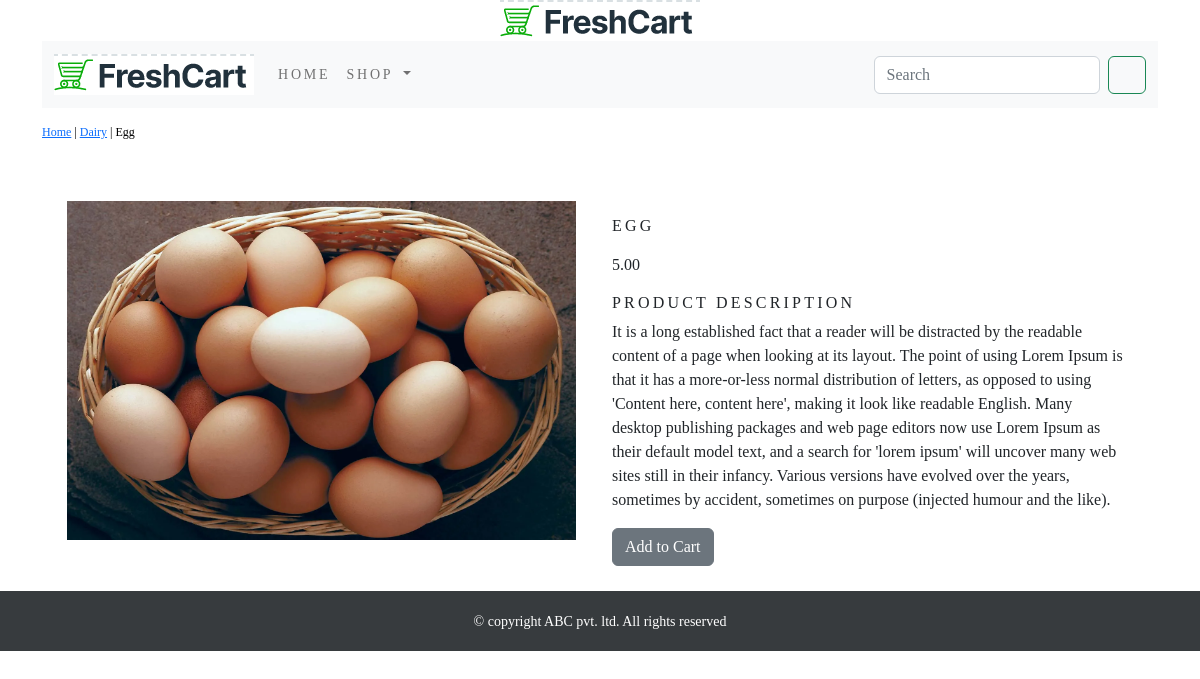
Page /dairy/egg/ on the committed database.
### shop/models.py (models this page shows, shortened)
class BaseModel(models.Model):
    id = models.UUIDField(primary_key=True, default=uuid.uuid4, editable=False)
    creator = models.ForeignKey("auth.User", blank=True,
                                related_name="creator_%(class)s_objects",
                                on_delete=models.CASCADE)
    updater = models.ForeignKey("auth.User", blank=True,
                                related_name="updator_%(class)s_objects",
                                on_delete=models.CASCADE)
    date_added = models.DateTimeField(db_index=True, auto_now_add=True)
    date_updated = models.DateTimeField(auto_now=True)
    is_active = models.BooleanField(default=False)
    is_close = models.BooleanField(default=False)
    is_archive = models.BooleanField(default=False)
    is_delete = models.BooleanField(default=False)
    class Meta:
        abstract = True

class ProductModel(BaseModel):
    name = models.CharField(max_length=128, unique=True)
    slug = models.SlugField(max_length=128, unique=True)
    description = models.TextField(blank=True)
    price = models.DecimalField(max_digits=10, decimal_places=2)
    category = models.ForeignKey(CategoryModel, on_delete=models.CASCADE)
    image = models.ImageField(upload_to="Products/", blank=True)
    stock = models.IntegerField()
    available = models.BooleanField(default=True)
    class Meta:
        db_table = 'shop_product'
        verbose_name = _('product')
        verbose_name_plural = _('products')
        ordering = ('-date_added', 'name')

class CategoryModel(BaseModel):
    name = models.CharField(max_length=128, unique=True)
    slug = models.SlugField(max_length=128, unique=True)
    description = models.TextField(blank=True)
    image = models.ImageField(upload_to="Categories/", blank=True)
    class Meta:
        db_table = 'shop_category'
        verbose_name = _('category')
        verbose_name_plural = _('categories')
        ordering = ('-date_added', 'name')
    def get_url(self):
        return reverse('shop:products_by_category', args=[self.slug])
    def __str__(self):
        return '{}'.format(self.name)

### shop/views.py (the view)
# urls.py: path('<slug:cat_slug>/<slug:prod_slug>/', views.productDetail,
def productDetail(request, cat_slug, prod_slug):
    try:
        product = ProductModel.objects.get(category__slug=cat_slug, slug=prod_slug)
    except Exception as e:
        raise e
    context = {
        'product': product
    }
    return render(request, "products/product.html", context=context)

### cart/context_processors.py (called while the page is built)
def counter(request):
    item_count = 0
    if 'admin' in request.path:
        return {}
    else:
        try:
            cart = Cart.objects.filter(cart_id=_cart_id(request))
            cart_items = CartItem.objects.all().filter(cart=cart[:1])
            for cart_item in cart_items:
                item_count += cart_item.quantity
        except Cart.DoesNotExist:
            item_count = 0
    return dict(item_count=item_count)

### cart/views.py (called while the page is built)
def _cart_id(request):
    cart = request.session.session_key
    if not cart:
        cart = request.session.create()
    return cart

### shop/context_processors.py (called while the page is built)
def menu_links(request):
    links = CategoryModel.objects.all()
    return dict(links=links)

### templates/products/product.html (shortened to what this page needs)
{% extends 'base/base.html' %}
{% load static %}
{% block content %}
<div class="row my-product">
    <div class="mx-auto">
        <p><a href="{% url 'shop:allprodcat' %}">Home</a> |
            <a href="{{product.category.get_url}}">{{product.category}}</a> |
            {{product.name}}
        </p>
    </div>
</div>
<div class="container">
    <br/>
    <div class="row my-bottom-margin">
        <div class="col-12 col-sm-12 col-md-12 col-lg-6 text-center">
            <div style="min-width: 18rem;">
                <img src="{{product.image.url}}" alt="{{product.name}}"
                     style="width: 509px; height: 339px"/>
            </div>
        </div>
        <div class="col-12 col-sm-12 col-md-12 col-lg-6">
            <div>
                <h1 class="my-product-title">{{product.name}}</h1>
                <p>{{product.price}}</p>
                <h5 class="my-title">Product Description</h5>
                <p class="text-justify my-product-text">{{product.description}}</p>
                {% if product.stock <= 0 %}
                <p class="text-justify my-product-text"><b>Out of stock</b></p>
                {% else %}
                <a class="btn btn-secondary"
                   href="{% url 'cart:add_cart' product.pk %}">Add to Cart</a>
                {% endif %}
            </div>
        </div>
    </div>
</div>
{% endblock %}

### static/css/custom.css (style rules this page uses)
body { font-family: 'Playfair Display', serif; }
.my-title { font-size: 16px; text-transform: uppercase; letter-spacing: .2em; }
.my-bottom-margin { margin-bottom: 25px; }
.my-product { padding-top: 15px; padding-bottom: 20px; }
.my-product .mx-auto { color: #000; font-size: 12px; text-decoration: none; }
.my-product-title { font-size: 16px; text-transform: uppercase; letter-spacing: .2em; padding-top: 15px; padding-bottom: 10px; }
.my-product-text { padding-right: 20px; }

### rows in the picture
ProductModel: category "Dairy", name "Egg", image (picture), name "EGG", price "5.00", description "It is a long established fact that a reader will be distracted by the readable content of a page when looking at its layout. The point of using Lorem Ipsum is that it has a more-or-less normal distribution of letters, as opposed to using 'Content here, content here', making it look like readable English. Many desktop publishing packages and web page editors now use Lorem Ipsum as their default model text, and a search for 'lorem ipsum' will uncover many web sites still in their infancy. Various versions have evolved over the years, sometimes by accident, sometimes on purpose (injected humour and the like)."
